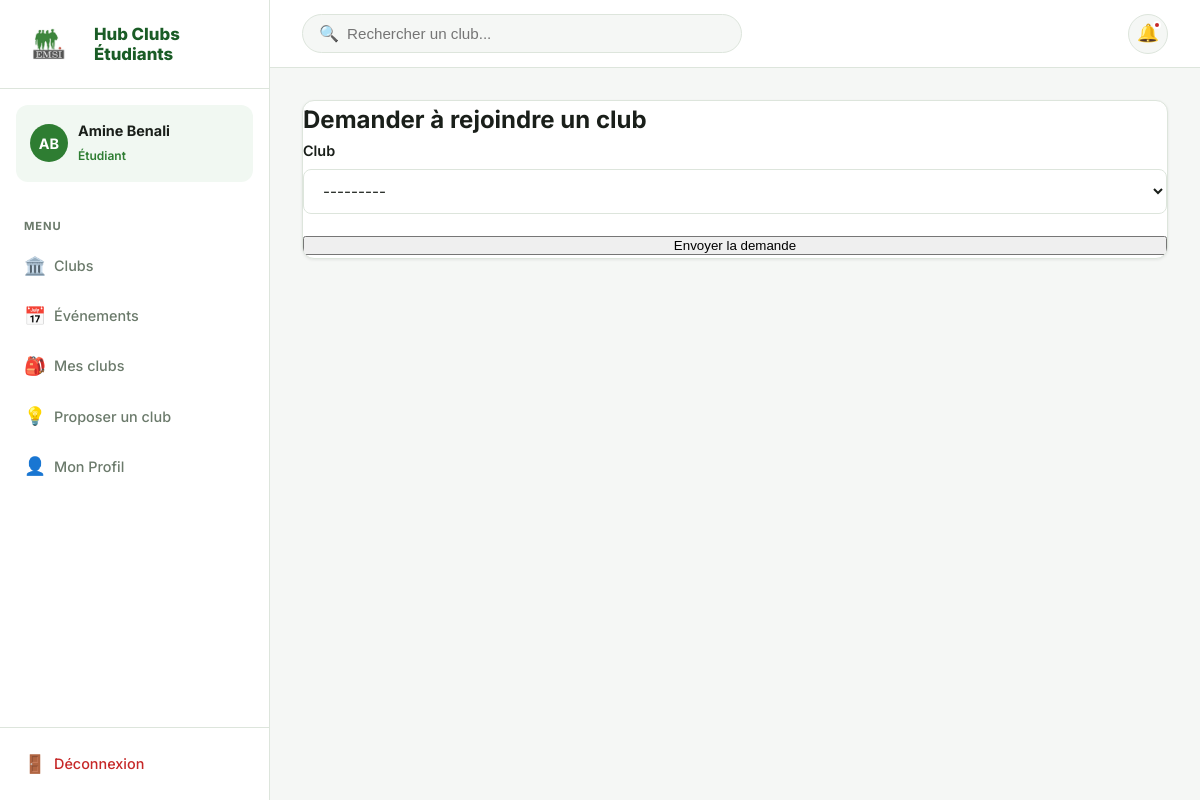
The page /clubs/request-join/ (signed in) on the database its author committed.
### clubs/models.py (models this page shows, shortened)
class User(AbstractUser):
    class Role(models.TextChoices):
        STUDENT = "student", "Etudiant"
        CLUB_MANAGER = "club_manager", "Responsable de club"
        ADMINISTRATION = "administration", "Administration"
    role = models.CharField(max_length=20, choices=Role.choices, default=Role.STUDENT)
    filiere = models.CharField(max_length=100, blank=True, null=True, verbose_name="Filière")

### clubs/views.py (the view)
# urls.py: path("clubs/request-join/", request_join_club, name="request_join_club"),
@login_required
def request_join_club(request):
    if not _require_role(request, [User.Role.STUDENT, User.Role.CLUB_MANAGER]):
        return redirect("dashboard")
    if request.method == "POST":
        form = ClubJoinRequestForm(request.POST)
        if form.is_valid():
            club = form.cleaned_data["club"]
            managed_club = getattr(request.user, "managed_club", None)
            if request.user.role == User.Role.CLUB_MANAGER and managed_club and club == managed_club:
                messages.error(request, "Vous ne pouvez pas demander de rejoindre votre propre club.")
            elif ClubMembership.objects.filter(user=request.user, club=club).exists():
                messages.error(request, "Vous etes deja membre de ce club.")
            elif ClubMembership.objects.filter(user=request.user).count() >= request.user.max_joinable_clubs():
                messages.error(request, "Vous avez atteint votre limite de clubs.")
            elif ClubJoinRequest.objects.filter(
                user=request.user, club=club, status=ClubJoinRequest.Status.PENDING
            ).exists():
                messages.info(request, "Vous avez deja une demande en attente pour ce club.")
            else:
                ClubJoinRequest.objects.get_or_create(user=request.user, club=club)
                messages.success(request, "Demande envoyee.")
            return redirect("club_list")
    else:
        form = ClubJoinRequestForm()
    return render(request, "clubs/request_join_club.html", {"form": form})

### clubs/forms.py
class ClubJoinRequestForm(forms.ModelForm):
    class Meta:
        model = ClubJoinRequest
        fields = ["club"]

### clubs/context_processors.py (called while the page is built, shortened)
def manager_pending_requests(request):
    if not request.user.is_authenticated or request.user.role != User.Role.CLUB_MANAGER:
        return {"manager_pending_requests_count": 0}

### clubs/models.py (called while the page is built)
    def __str__(self):
        return self.name

### clubs/views.py (called while the page is built)
def _require_role(request, allowed_roles):
    if request.user.role not in allowed_roles:
        messages.error(request, "Acces refuse pour votre role.")
        return False
    return True

### templates/clubs/request_join_club.html (shortened to what this page needs)
{% extends "clubs/base.html" %}
{% block content %}
<section class="card narrow">
    <h2 style="color: var(--emsi-green-dark); margin-top: 0;">Demander à rejoindre un club</h2>
    <form method="post">
        {% for field in form %}
            <div class="form-group">
                <label for="{{ field.id_for_label }}">{{ field.label }}</label>
                {{ field }}
            </div>
        {% endfor %}
        <div style="margin-top: 16px;">
            <button type="submit" style="width: 100%;">Envoyer la demande</button>
        </div>
    </form>
</section>
{% endblock %}

### templates/clubs/base.html (shortened to what this page needs)
{% load static %}
<!DOCTYPE html>
<html lang="fr">
<head>
  <link rel="stylesheet" href="{% static 'css/style.css' %}?v=11">
</head>
<body>
<div class="app-layout">
  <aside class="sidebar" id="sidebar">
    <div class="sidebar-brand">
      <img src="{% static 'img/emsi_logo.png' %}" alt="EMSI" style="height:48px; width:auto; object-fit:contain;">
      <div class="brand-name" style="margin-left:10px;">
        <strong style="font-size:1.05rem; font-weight:800; line-height:1.2; color:var(--green-dark);">Hub Clubs<br>Étudiants</strong>
      </div>
    </div>
    {% if user.is_authenticated %}
    <div class="sidebar-user">
      <div class="user-avatar">{{ user.first_name|first|upper }}{{ user.last_name|first|upper }}</div>
      <div class="user-info">
        <strong>{{ user.first_name }} {{ user.last_name }}</strong>
        <span>{% if user.role == 'administration' %}Administrateur{% elif user.role == 'club_manager' %}Responsable{% else %}Étudiant{% endif %}</span>
      </div>
    </div>
    <nav class="sidebar-nav">
      {% if user.role == 'administration' %}
        <div class="nav-section-title">Menu</div>
        <a href="{% url 'admin_dashboard' %}" class="nav-link {% if request.resolver_match.url_name == 'admin_dashboard' %}active{% endif %}">
          <span class="nav-icon">📊</span> Dashboard
        </a>
        <a href="{% url 'club_list' %}" class="nav-link {% if request.resolver_match.url_name == 'club_list' %}active{% endif %}">
          <span class="nav-icon">🏛️</span> Clubs
        </a>
        <a href="{% url 'admin_events' %}" class="nav-link {% if request.resolver_match.url_name == 'admin_events' %}active{% endif %}">
          <span class="nav-icon">📅</span> Événements
        </a>
      {% else %}
        <div class="nav-section-title">Menu</div>
        <a href="{% url 'club_list' %}" class="nav-link {% if request.resolver_match.url_name == 'club_list' %}active{% endif %}">
          <span class="nav-icon">🏛️</span> Clubs
        </a>
        <a href="{% url 'club_events' %}" class="nav-link {% if request.resolver_match.url_name == 'club_events' %}active{% endif %}">
          <span class="nav-icon">📅</span> Événements
        </a>
        <a href="{% url 'student_dashboard' %}" class="nav-link {% if request.resolver_match.url_name == 'student_dashboard' %}active{% endif %}">
          <span class="nav-icon">🎒</span> Mes clubs
        </a>
        <a href="{% url 'create_club_request' %}" class="nav-link {% if request.resolver_match.url_name == 'create_club_request' %}active{% endif %}">
          <span class="nav-icon">💡</span> Proposer un club
        </a>
        <a href="{% url 'profile' %}" class="nav-link {% if request.resolver_match.url_name == 'profile' %}active{% endif %}">
          <span class="nav-icon">👤</span> Mon Profil
        </a>
      {% endif %}
    </nav>
    {% endif %}
    <div class="sidebar-footer">
      {% if user.is_authenticated %}
        <a href="{% url 'logout' %}" class="nav-link logout">
          <span class="nav-icon">🚪</span> Déconnexion
        </a>
      {% endif %}
    </div>
  </aside>
  <div class="main-wrap">
    <header class="topbar">
      <form action="{% url 'club_list' %}" method="GET" class="topbar-search">
        <span class="icon">🔍</span>
        <input type="text" name="q" placeholder="Rechercher un club..." value="{{ request.GET.q|default:'' }}">
      </form>
      <div class="topbar-right">
        <button class="notif-btn" title="Notifications">🔔<span class="notif-dot"></span></button>
      </div>
    </header>
    <div class="content fade-in">
      {% block content %}{% endblock %}
    </div>
  </div>
</div>
</body>
</html>

### rows shown on the page
User: first_name|first "A", last_name|first "B", first_name "Amine", last_name "Benali"

### other values the page prints
{{ field.label }} "Club"
